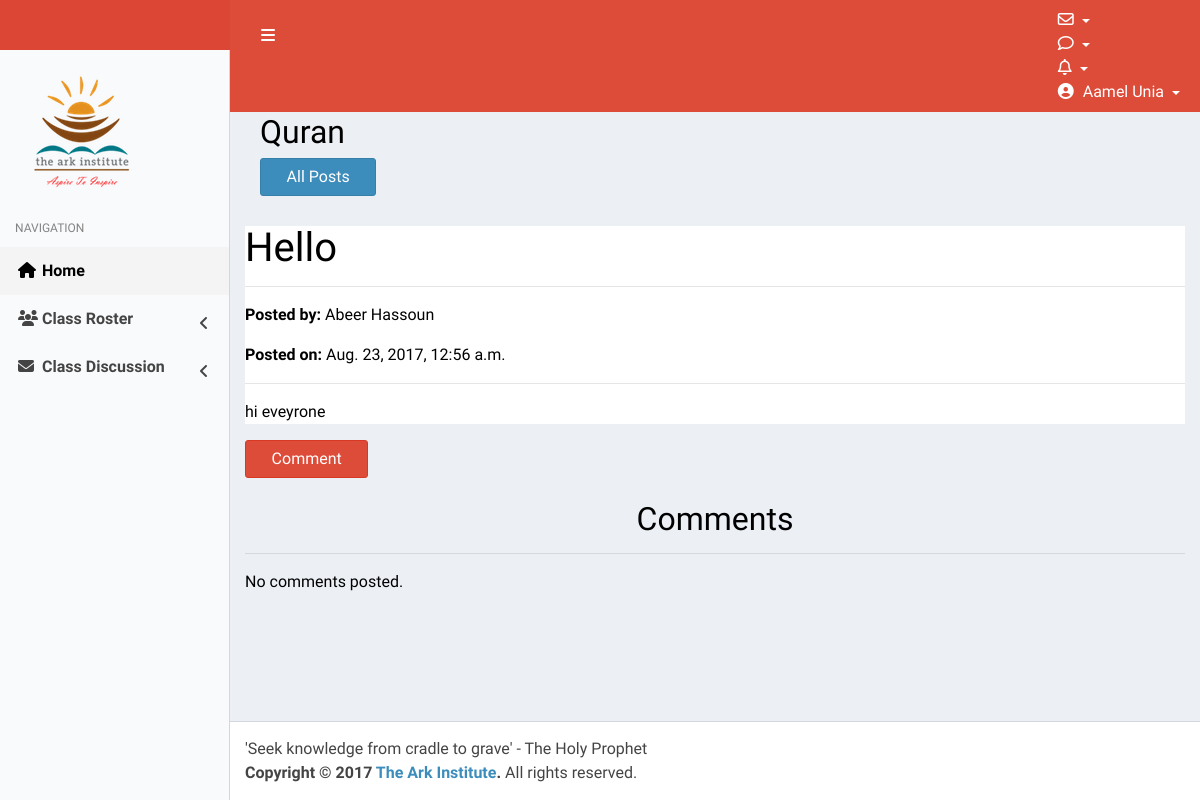
Page /quran-class-posts/41/ (signed in) on the committed database.
### profiles/models.py (models this page shows, shortened)
class QuranPost(models.Model):
	author = models.ForeignKey(User, related_name='quran_posts')
	title = models.CharField(max_length=200)
	message = models.TextField()
	upload = models.FileField(null=True, blank=True)
	class_level = models.PositiveSmallIntegerField()
	posted_date = models.DateTimeField(default=timezone.now)

### profiles/views.py (the view)
# urls.py: url(r'^quran-class-posts/(?P<pk>\d+)/$', QuranPostDetailView.as_view(),name='quran_post_detail'),
class QuranPostDetailView(LoginRequiredMixin, DetailView):
	model = QuranPost
	template_name = 'quran_post_detail.html'
	def get_context_data(self,*args,**kwargs):
		if self.object in self.request.user.profile.unread_quran_posts.all():
			self.request.user.profile.unread_quran_posts.remove(self.object)
		for comment in self.request.user.profile.unread_quran_comments.all():
			if comment.post == self.object:
				self.request.user.profile.unread_quran_comments.remove(comment)
		return super(QuranPostDetailView, self).get_context_data(*args,**kwargs)

### templates/quran_post_detail.html (shortened to what this page needs)
{% extends 'dashboardbase.html' %}
{% block title %}
 <div class="container-fluid">
  <div class="text-center">
      <h2>
        Quran
      </h2>
    </div>
      <div class="pull-right">
        <a href="{% url 'quran_post_list' %}" class="btn btn-primary">All Posts</a>
      </div>
 </div>
{% endblock  %}
{% block maincontent %}
<div class="well posts">
        <h1 class='posttitle loader'>{{ object.title }}</h1>
        <hr>
        <p><b>Posted by:</b> {{object.author.first_name}} {{object.author.last_name}}</p>
        <p><b>Posted on:</b> {{ object.posted_date }} </p>
        <hr>
        <p> {{object.message|safe|linebreaksbr }} </p>
</div>
<a href="{% url 'comment_quran_post' pk=object.pk %}" class="btn btn-danger pull-right">Comment</a>
<br>
<br>
<h2 style="text-align: center;">Comments</h2>
<hr>
  {% for comment in object.quran_comments.all %}
  <div class="col-sm-9 col-sm-offset-1 posts">
      <p><strong>{{ comment.author.first_name }} {{ comment.author.last_name }}</strong></p>
      <p>{{ comment.posted_date }}</p>
      <hr>
      <p>{{ comment.comment|safe|linebreaks }}</p>
  </div>
  {% empty %}
    <p>No comments posted.</p>
  {% endfor %}
{% endblock %}

### templates/topnav.html (shortened to what this page needs)
<!DOCTYPE html>
{% load static %}
<html>
<head>
</head>
<body>
    <a href="{% url 'dashboard' %}" class="logo">
     <img src="{% static "logowhite.png" %}">
    </a>
    <nav class="navbar navbar-static-top" role="navigation">
      <a href="#" class="sidebar-toggle" data-toggle="push-menu" role="button">
      </a>
      <div class="navbar-custom-menu">
        <ul class="nav navbar-nav">
          <li class="dropdown messages-menu">
            <a href="#" class="dropdown-toggle" data-toggle="dropdown">
              <i class="fa fa-envelope-o"></i>
            </a>
          </li>
          <li class="dropdown notifications-menu">
            <a href="#" class="dropdown-toggle" data-toggle="dropdown">
              <i class="fa fa-comment-o"></i>
            </a>
          </li>
       <li class="dropdown notifications-menu">
            <a href="#" class="dropdown-toggle" data-toggle="dropdown">
              <i class="fa fa-bell-o"></i>
             </a>
         </li>
          <li class="dropdown user user-menu">
            <a href="#" class="dropdown-toggle" data-toggle="dropdown">
              <i class="fa fa-user-circle"></i>
              <span class="hidden-xs">{{request.user.first_name}} {{request.user.last_name}}</span>
            </a>
          </li>
        </ul>
      </div>
    </nav>
</body>
</html>

### static/styling.css (style rules this page uses)
.posts { background: white; margin-top: 15px; }

### rows in the picture
QuranPost: title "Hello", author.first_name "Abeer", author.last_name "Hassoun", posted_date "Aug. 23, 2017, 12:56 a.m.", message "hi eveyrone"

### other values in the picture
{{ request.user.first_name }} "Aamel"
{{ request.user.last_name }} "Unia"
